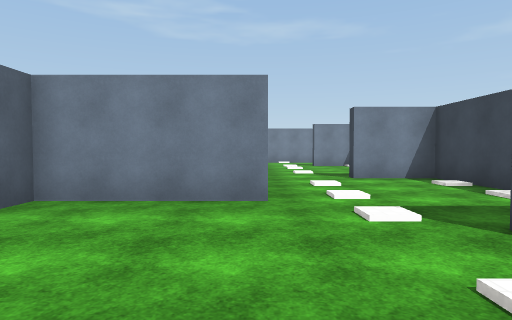
[1] (above)

20 first-person views from a walk through a 3-D level made in the Unity game engine. The camera is 1.4 m above the floor, tilts 2° down and sees 75° across. The floor is counted in squares, 2 m on a side. Each view is taken from the middle of a square. On the plan, view 1 faces up. The plan holds only what a view shows up to about 10 squares ahead; the rest is blank. The player character is not drawn. Surface patterns are stand-ins for the level's own textures.

[2]
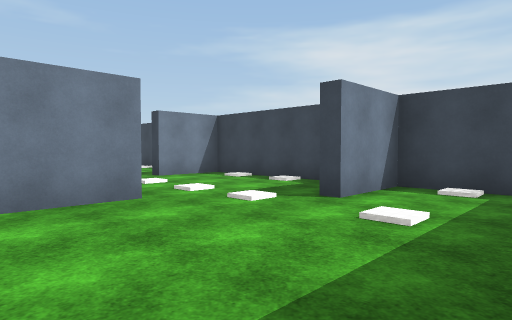

[3]
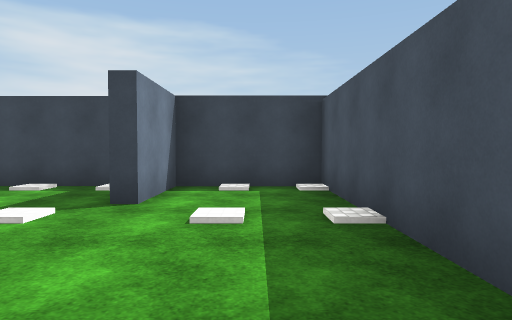

[4]
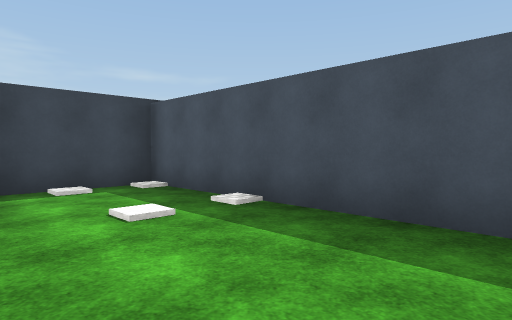

[5]
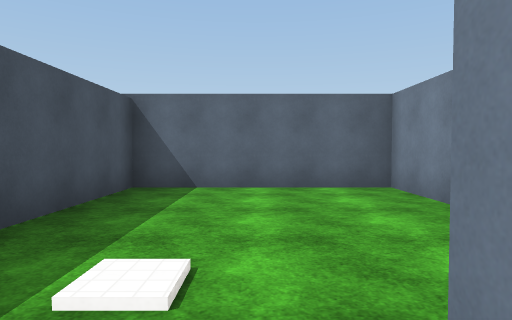

[6]
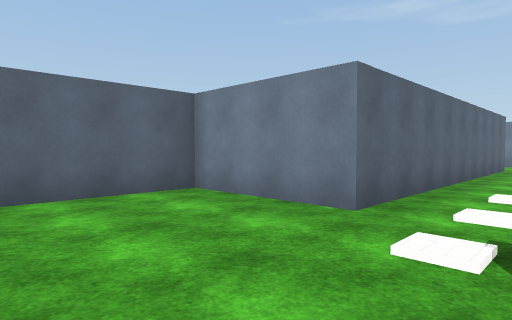

[7]
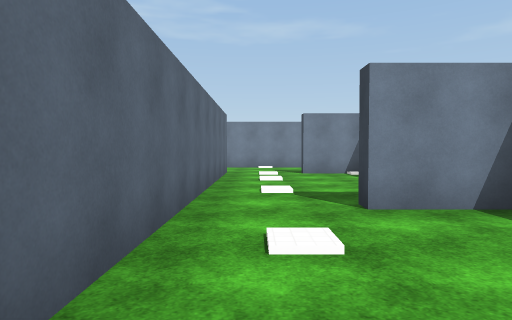

[8]
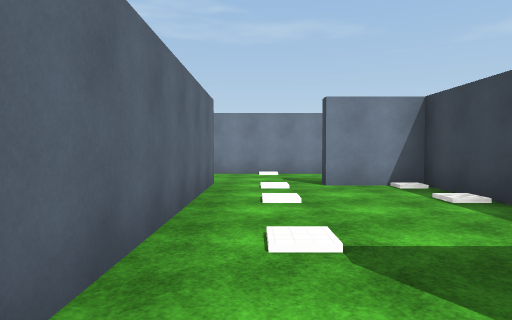

[9]
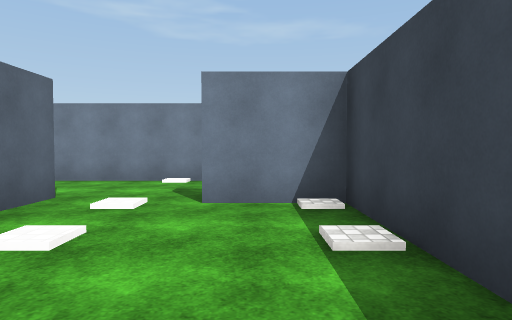

[10]
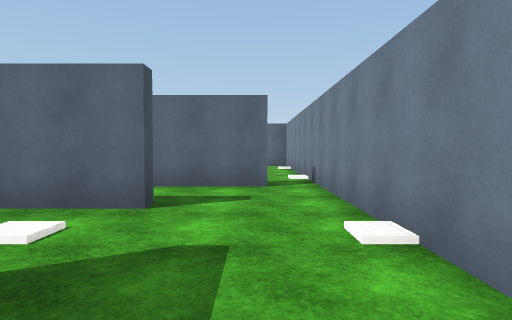

[11]
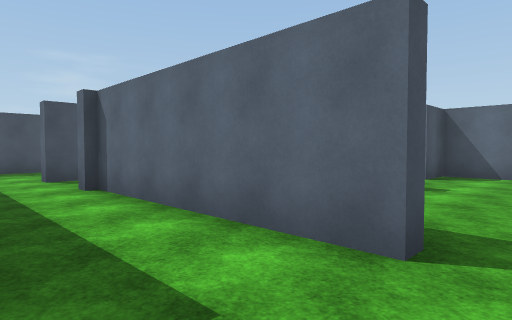

[12]
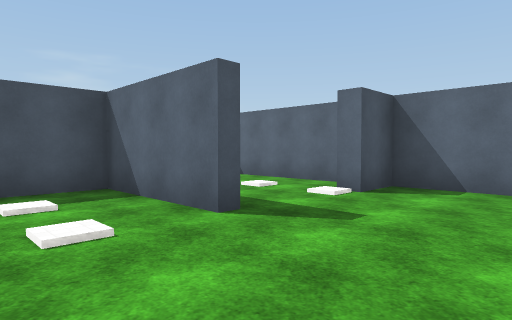

[13]
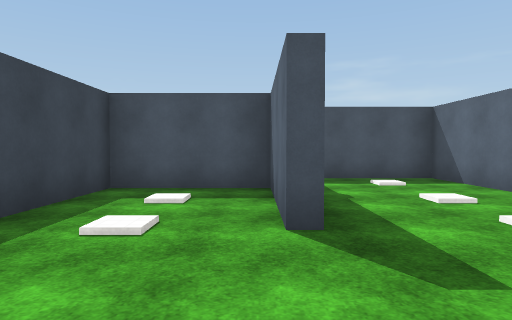

[14]
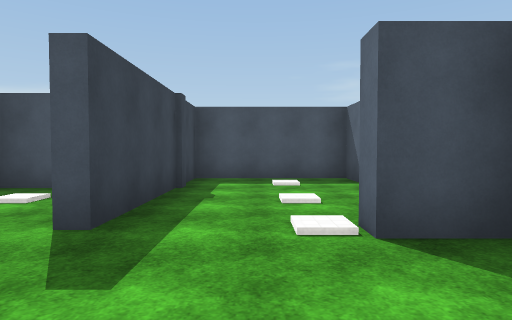

[15]
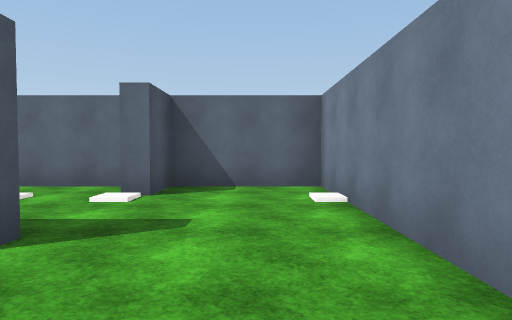

[16]
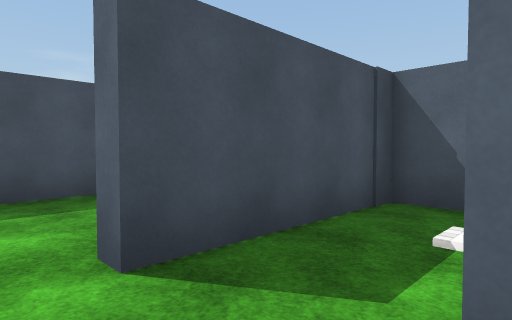

[17]
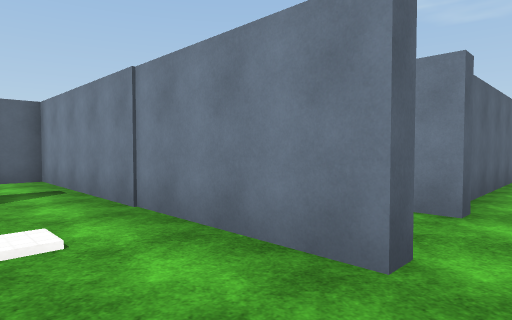

[18]
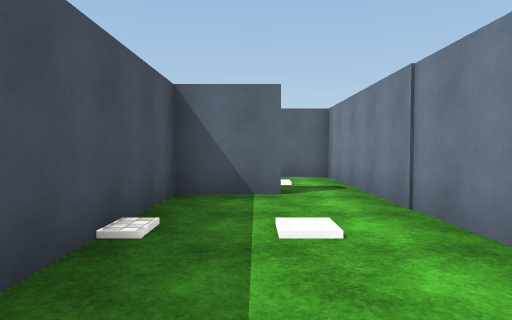

[19]
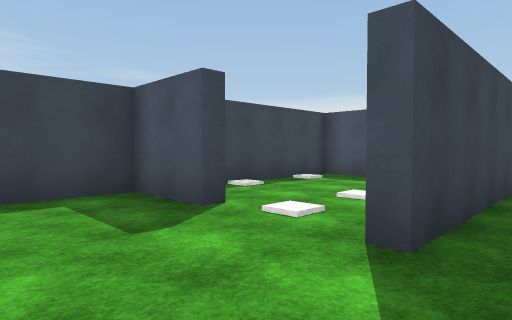

[20]
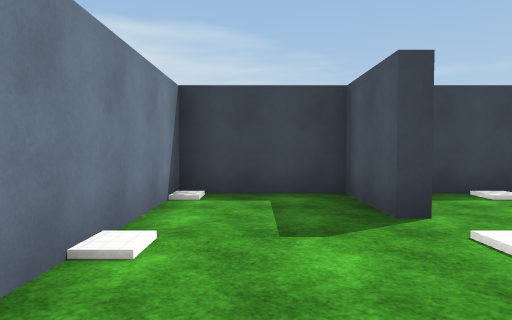

### Floor plan
Points are (right, up) in squares from view 1. A wall is a line through its corners. A room is listed if a view was taken in it or the views show most of it. See-through windows are left out.
Room 1 (views 1, 2, 3, 4, 5, 6, 7)
walls: (0.2, 4.4) (-3, 4.4) (-3, -0.2) (4.2, -0.2) (4.2, 2.5) (2.3, 2.5) (2.3, 2.9)
ways out: opening at (1.5, 4.5) to room 2
Room 2 (view 8)
walls: (4.2, 3.6) (4.2, 7.8) (2.3, 7.8); (0.2, 7.4) (0.2, 4.4)
ways out: opening at (1.5, 4.5) to room 1; opening at (1.5, 8) to room 3
Room 3 (views 9, 10, 11, 16, 19, 20)
walls: (-0.2, 9.6) (-0.2, 13.6) (0.2, 13.6) (0.2, 7.4); (2.9, 8.2) (4.2, 8.2) (4.2, 13.2) (2.3, 13.2) (2.3, 13.6) (4.2, 13.6) (4.2, 16.2) (-1.5, 16.2); (2.3, 7.8) (2.3, 8.2); (-2.1, 15.2) (-2.1, 10.1)
ways out: opening at (1.5, 8) to room 2; opening at (-2, 16) to room 4; opening at (-1, 10) to room 7
Room 4 (views 12, 13, 14, 15)
walls: (-5.3, 13.2) (-5.3, 10.1) (-2.4, 10.1) (-2.4, 12.8); (-2.5, 15.2) (-2.1, 15.2); (-1.5, 16.2) (-9.1, 16.2) (-9.1, 13.4) (-7.9, 13.4) (-7.9, 12.9)
ways out: opening at (-2, 16) to room 3; opening at (-7, 13) to room 6
Room 5 (views 17, 18)
walls: (-1.9, 7.8) (-5.4, 7.8); (-6.1, 6.4) (-6.1, 4.8) (-1.4, 4.8)
ways out: opening at (-1, 8) to room 7; opening at (-6, 7)
Room 6 (no view inside)
walls: (-9.1, 12.6) (-9.1, 8.2) (-5.6, 8.2) (-5.6, 13.2)
ways out: opening at (-7, 13) to room 4
Room 7 (no view inside)
walls: (-1.9, 9.8) (-2.4, 9.8); (-5.3, 9.1) (-5.3, 8.2) (-1.9, 8.2) (-1.9, 7.8)
ways out: opening at (-1, 10) to room 3; opening at (-1, 8) to room 5

Positions as (right, up) in squares from view 1, and headings:
1: (0, 0), facing up
2: (-2, 0), facing up-right
3: (-2, 1), facing right
4: (-2, 3), facing down-right
5: (3, 2), facing left
6: (2, 1), facing up-left
7: (1, 4), facing up
8: (1, 7), facing up
9: (3, 9), facing up
10: (4, 15), facing left
11: (0, 16), facing down-left
12: (-3, 16), facing down-left
13: (-5, 16), facing down
14: (-7, 16), facing down
15: (-3, 15), facing left
16: (-1, 10), facing down-left
17: (-1, 6), facing up-left
18: (-1, 6), facing left
19: (-1, 16), facing down-right
20: (-1, 15), facing right
